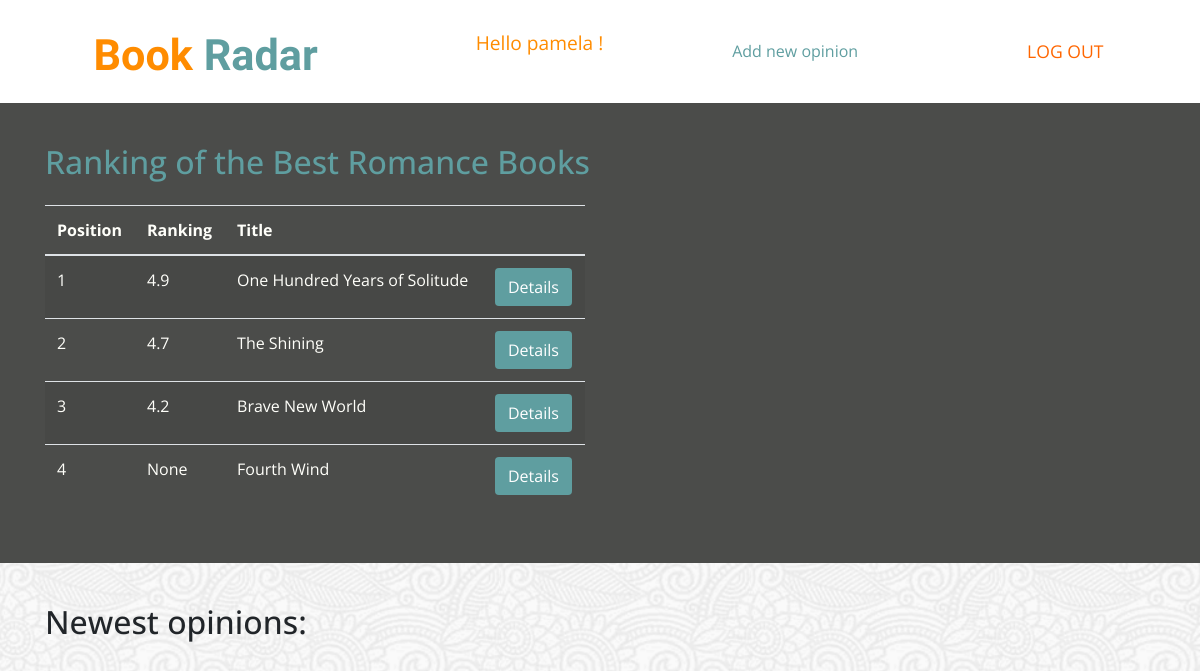
Page /type/1/ (signed in) on the committed database.
### BookRadar/models.py (models this page shows, shortened)
class Book(models.Model):
    title = models.CharField(max_length=64)
    author = models.CharField(max_length=64)
    publisher = models.CharField(max_length=64, null=True)
    year = models.IntegerField(null=True)
    ranking = models.DecimalField(max_digits=3, decimal_places=1, null=True)
    average_rating = models.DecimalField(max_digits=3, decimal_places=1, null=True, blank=True)
    type = models.IntegerField(choices=BOOK_TYPES, null=True)

### BookRadar/views.py (the view)
# urls.py: path('type/<int:book_type>/', views.BookTypeView.as_view(), name='type'),
class BookTypeView(LoginRequiredMixin, View):
    def get(self, request, *args, **kwargs):
        if request.user.is_authenticated:
            book_type = kwargs['book_type']
            books = Book.objects.filter(type=book_type).order_by('-ranking')
            type_name = dict(BOOK_TYPES).get(book_type)
            return render(request, 'book_type.html', {'books': books, 'type_name': type_name})
        else:
            return redirect('login')

### templates/book_type.html
{% extends 'index.html' %}
{% block content %}
    <section class="section-more padding-small">
        <div class="container">
            <h2 class="pb-3" style="color: cadetblue">Ranking of the Best {{ type_name }} Books</h2>
            <div class="row">
                <div class="col-md-6">
                    <table class="table table-striped">
                        <thead>
                            <tr>
                                <th>Position</th>
                                <th>Ranking</th>
                                <th>Title</th>
                                <th></th>
                            </tr>
                        </thead>
                        <tbody>
                            {% for book in books %}
                                <tr>
                                    <td>{{ forloop.counter }}</td>
                                    <td>{{ book.ranking }}</td>
                                    <td>{{ book.title }}</td>
                                    <td>
                                        <button class="btn" style="background-color: cadetblue">
                                            <a href="#" style="color: white">Details</a>
                                        </button>
                                    </td>
                                </tr>
                            {% endfor %}
                        </tbody>
                    </table>
                </div>
            </div>
        </div>
    </section>
    <section class=" padding-small">
        <div class="container">
            <h2> Newest opinions: </h2>
        </div>
    </section>
{% endblock %}

### templates/index.html (shortened to what this page needs)
{% load static %}
<!DOCTYPE html>
<html lang="en">
<head>
    <link rel="stylesheet" href="https://stackpath.bootstrapcdn.com/bootstrap/4.1.3/css/bootstrap.min.css"
>
    <link rel="stylesheet" href="{% static "css/style.css" %}">
</head>
<body>
    <header class="page-header" style="background-color: white">
        <nav class="navbar navbar-expand-lg justify-content-around">
            <a href="{% url 'index' %}" class="btn navbar-brand main-logo">
                <span style="color: darkorange;">Book</span> <span style="color: cadetblue">Radar</span>
            </a>
            {% if user.is_authenticated %}
                <p style="color: darkorange">Hello {{ user.username }} !</p>
                <a href="{% url 'add-opinion' %}" style="color: cadetblue">Add new opinion</a>
                <ul class="nav nounderline text-uppercase">
                    <li class="nav-item ml-4">
                        <a class="nav-link color-header" href="{% url 'logout' %}">log out</a>
                    </li>
                </ul>
            {% endif %}
        </nav>
    </header>
    {% block content %}{% endblock %}
</body>
</html>

### BookRadar/static/css/style.css (style rules this page uses)
:root { --link-color: #ff6600; --light-link-color: #fffffa; --background-color: #4b4c4a; --lighter-background-color: #5a615f; --lighter-text-color: #9fa292; --dark-text: #000000; --blue: #007bff; --yellow: #ffc107; --green: #1e7e34; font-size: 16px; }
* { margin: 0; padding: 0; box-sizing: border-box; }
html { min-height: 100%; }
body { font-family: "Open Sans", sans-serif; font-weight: 400; background: repeat url("/static/images/image.png"); }
p { font-size: 1.2rem; }
.color-header { color: var(--link-color); }
.nav-link.color-header { color: var(--link-color) !important; }
.padding-small { padding: 40px 0; }
.page-header { background: var(--background-color); }
.nav-link { color: var(--light-link-color)!important; font-size: 1.1rem; }
.main-logo { font-family: "Charmonman", cursive; display: inline-block; color: var(--light-link-color)!important; margin-top: 10px; font-size: 2.7rem; font-weight: 600; }
.main-logo span { color: var(--link-color); }
.section-more { background: var(--background-color); color: var(--light-link-color); }

### rows in the picture
Book: ranking "4.9", title "One Hundred Years of Solitude"
Book: ranking "4.7", title "The Shining"
Book: ranking "4.2", title "Brave New World"
Book: ranking "None", title "Fourth Wind"

### other values in the picture
{{ user.username }} "pamela"
{{ type_name }} "Romance"
